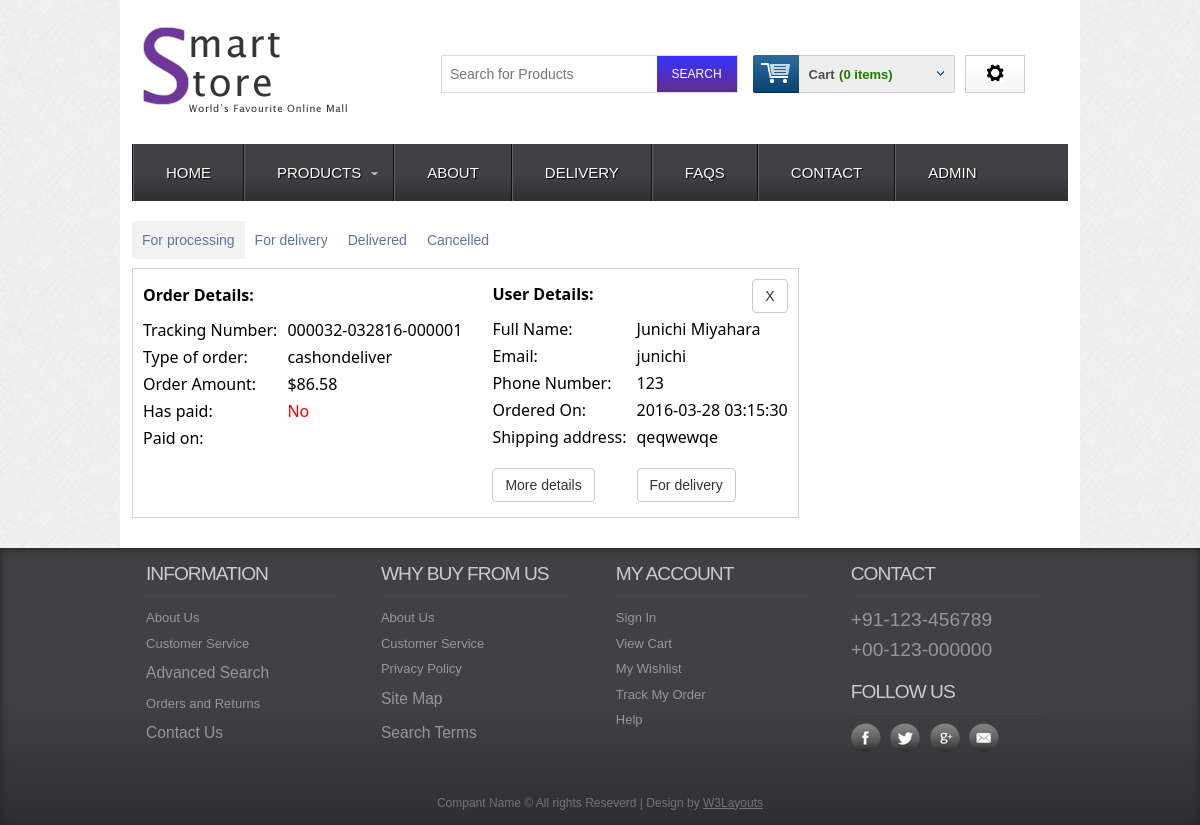
/BASE_URL/admin/admin_orders?order=processing (signed in), run on an earlier commit of the app's database.
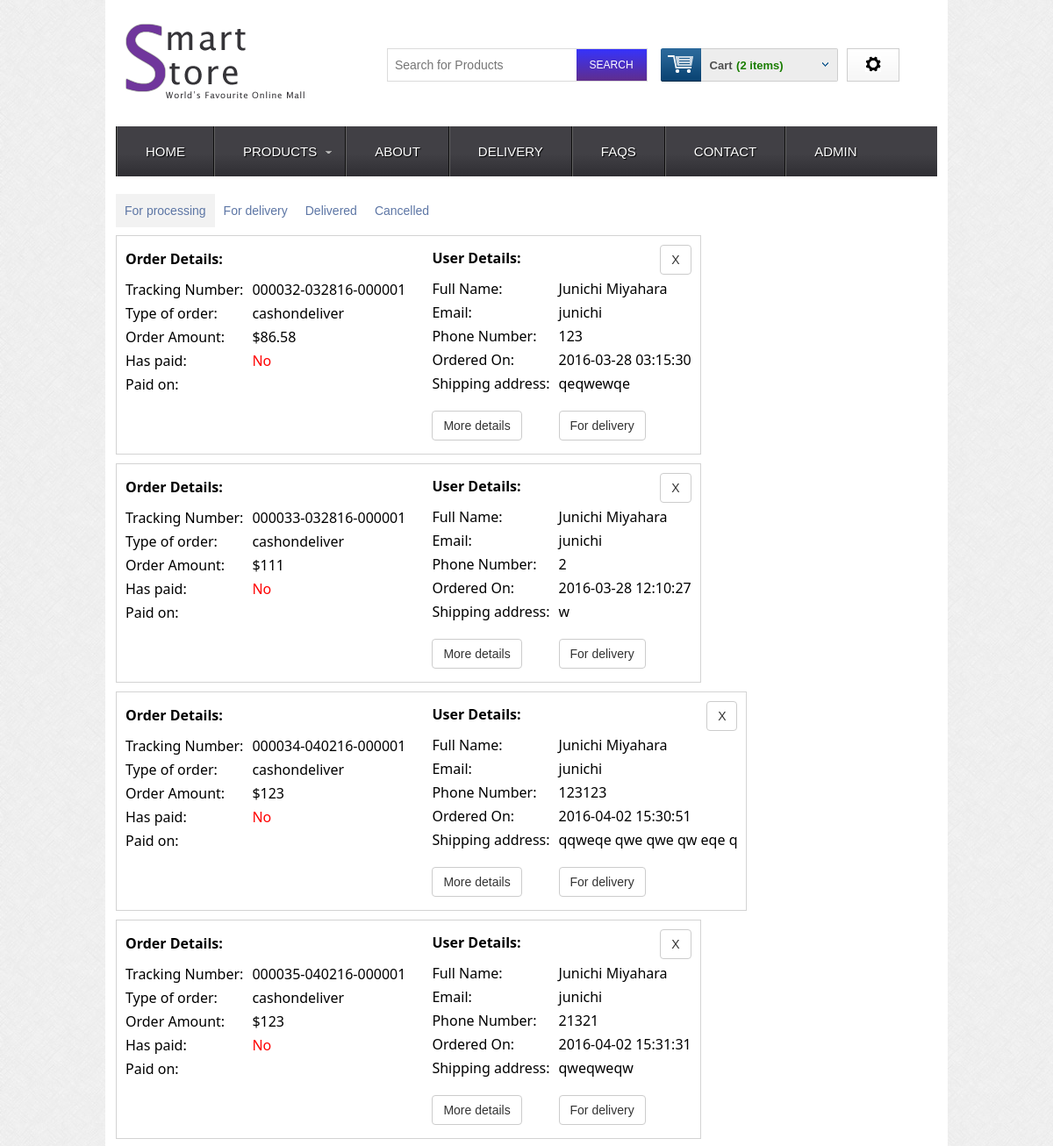
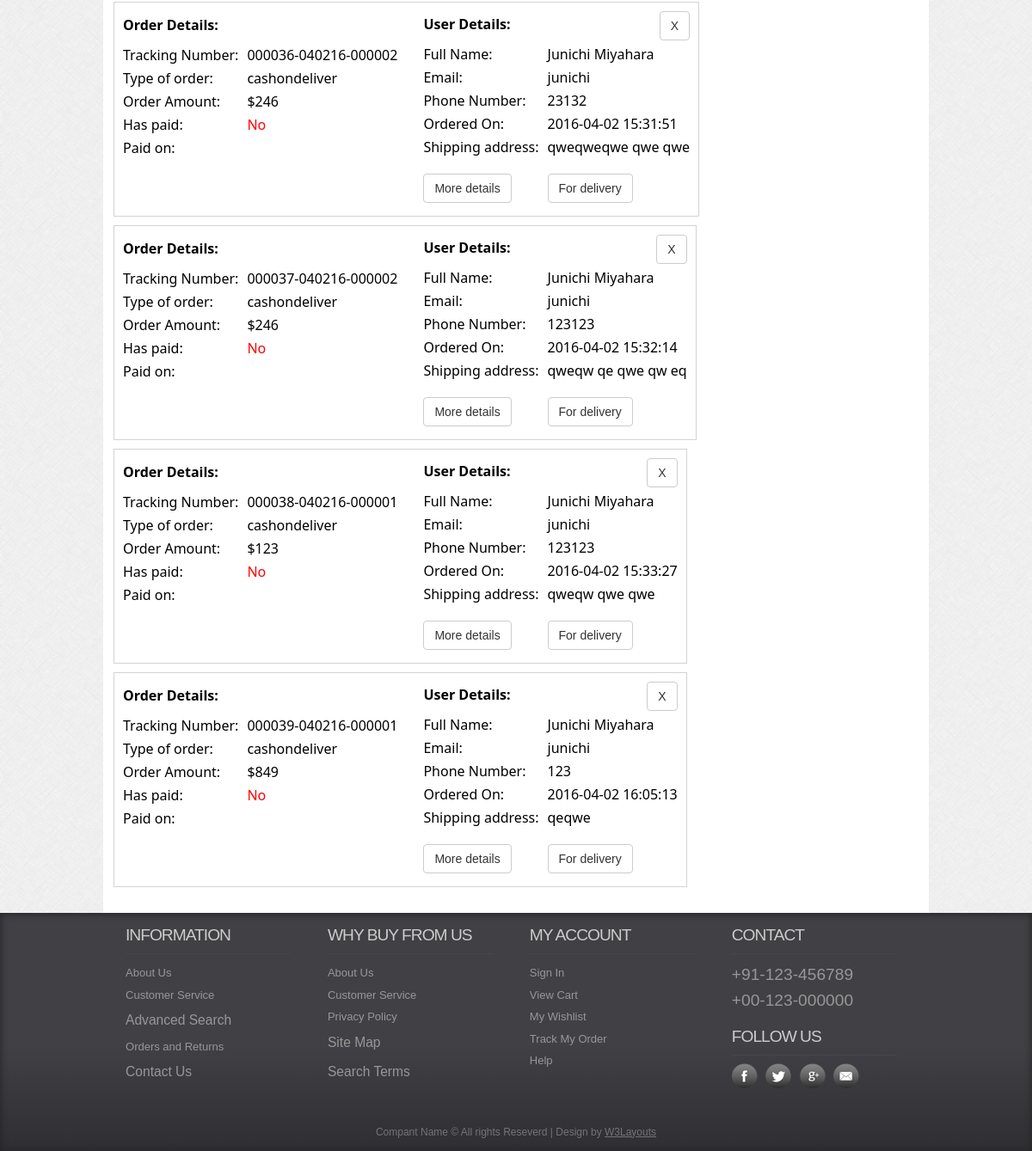
And on a later commit of the database (2 pictures, top to bottom).
### tables this page shows
CREATE TABLE IF NOT EXISTS `orders` (
  `OrderID` int(11) NOT NULL AUTO_INCREMENT,
  `OrderUserID` int(11) DEFAULT NULL,
  `HashID` varchar(100) NOT NULL,
  `OrderUserName` varchar(100) NOT NULL,
  `OrderAmount` float NOT NULL DEFAULT '100000',
  `OrderShipName` varchar(100) NOT NULL,
  `OrderShipAddress` varchar(200) NOT NULL,
  `OrderShipAddress2` varchar(200) NOT NULL,
  `OrderPhone` varchar(20) NOT NULL,
  `OrderShipType` varchar(20) DEFAULT NULL,
  `OrderEmail` varchar(100) NOT NULL,
  `OrderDate` timestamp NOT NULL DEFAULT CURRENT_TIMESTAMP,
  `OrderFinalized` tinyint(4) NOT NULL DEFAULT '0',
  `OrderStatus` varchar(20) NOT NULL DEFAULT 'processing',
  `OrderShipped` tinyint(1) NOT NULL DEFAULT '0',
  `OrderTrackingNumber` varchar(80) DEFAULT NULL,
  `OrderPaid` tinyint(4) NOT NULL DEFAULT '0',
  `OrderPaymentType` varchar(100) DEFAULT NULL,
  `OrderPaymentDate` timestamp NULL DEFAULT NULL,
  PRIMARY KEY (`OrderID`),
  KEY `HashID` (`HashID`),
  KEY `OrderUserID` (`OrderUserID`),
  KEY `OrderStatus` (`OrderStatus`),
  KEY `OrderUserName` (`OrderUserName`)
);

### dbconnect.php (called while the page is built, shortened)
<?php
include_once 'class.user.php';
$user = new USER();
?>

### class.user.php (called while the page is built, shortened)
<?php
class USER
{
   public function is_loggedin()
   {
      if(isset($_SESSION['user_session'])) {
         return true;
      } else {
		  return false;
	  }
   }
}
?>

### admin/admin_orders.php (the view, shortened to what this page needs)
<?php
	require '../dbconnect.php';
	$order = $_GET['order'];
	require '../inc.header.php';
	require '../inc.menu.php';
?>
 </div>
 <div class="main">
    <div class="content">
		<ul class="nav nav-tabs">
		  <li role="presentation" <?php echo $order === 'processing' ? 'class="active"':''; ?>><a href="<?php echo BASE_URL; ?>/admin/admin_orders?order=processing">For processing</a></li>
		  <li role="presentation" <?php echo $order === 'fordelivery' ? 'class="active"':''; ?>><a href="<?php echo BASE_URL; ?>/admin/admin_orders?order=fordelivery">For delivery</a></li>
		  <li role="presentation" <?php echo $order === 'delivered' ? 'class="active"':''; ?>><a href="<?php echo BASE_URL; ?>/admin/admin_orders?order=delivered">Delivered</a></li>
		  <li role="presentation" <?php echo $order === 'cancelled' ? 'class="active"':''; ?>><a href="<?php echo BASE_URL; ?>/admin/admin_orders?order=cancelled">Cancelled</a></li>
		</ul>
		<?php
			switch($order) {
				case 'processing':
					try {
						$stmt = $conn->prepare("SELECT OrderID
													 , OrderAmount
													 , OrderUserName
													 , OrderShipAddress
													 , OrderPhone
													 , OrderEmail
													 , OrderDate
													 , OrderTrackingNumber
													 , OrderPaymentType
													 , OrderPaid
													 , OrderPaymentDate
												FROM orders
												WHERE OrderFinalized=1
												AND OrderStatus='processing'
												");
						if($stmt->execute() && $stmt->rowCount() > 0)
						{
							while($row=$stmt->fetch(PDO::FETCH_ASSOC)) {
								echo '<div class="borders margin-bottom-10 padding-10 float-left font-segoe">
										<table class="table float-left margin-right-30">
											<tr>
												<td><p class="height-30 padding-top-5 font-weight-600">Order Details:</p></td>
												<td class="text-align-right"></td>
											</tr>
											<tr>
												<td><p>Tracking Number:</p></td>
												<td><p>'.$row['OrderTrackingNumber'].'</p></td>
											</tr>
											<tr>
												<td><p>Type of order:</p></td>
												<td><p>'.$row['OrderPaymentType'].'</p></td>
											</tr>
											<tr>
												<td><p>Order Amount:</p></td>
												<td><p>$'.$row['OrderAmount'].'</p></td>
											</tr>
											<tr>
												<td><p>Has paid:</p></td>
												<td>'.(($row['OrderPaid'] == '0') ? '<p class="font-red">No</p>' : '<p class="font-green">Yes</p>'). '</td>
											</tr>
											<tr>
												<td><p>Paid on:</p></td>
												<td><p>'.$row['OrderPaymentDate'].'</p></td>
											</tr>
										</table>
										<table class="table float-left">
											<tr>
												<td><p class="font-weight-600">User Details:</p></td>
												<td class="text-align-right"><input data-orderid="'.$row['OrderID'].'" type="button" class="btn btn-default cancel_order" type="submit" value="X"></td>
											</tr>
											<tr>
												<td><p>Full Name:</p></td>
												<td><p>'.$row['OrderUserName'].'</p></td>
											</tr>
											<tr>
												<td><p>Email:</p></td>
												<td><p>'.$row['OrderEmail'].'</p></td>
											</tr>
											<tr>
												<td><p>Phone Number:</p></td>
												<td><p>'.$row['OrderPhone'].'</p></td>
											</tr>
											<tr>
												<td><p>Ordered On:</p></td>
												<td><p>'.$row['OrderDate'].'</p></td>
											</tr>
											<tr>
												<td class="padding-bottom-20"><p>Shipping address:</p></td>
												<td><p>'.$row['OrderShipAddress'].'</p></td>
											</tr>
											<tr>
												<td><input data-orderid="'.$row['OrderID'].'" class="btn btn-default order_details" type="submit" value="More details"></td>
												<td>
													<form action="'.BASE_URL.'/admin/admin_orders?order=processing" method="POST">
														<input type="hidden" name="orderid" value="'.$row['OrderID'].'">
														<input class="btn btn-default" type="submit" value="For delivery">
													</form>
												</td>
											</tr>
										</table>
									</div>
									';
							}
						}
					} catch(PDOException $e) {
						$errmessage = 'An error has occurred. Please try again.';
					}finally {
						$stmt=null;
					}
					break;
			}
		?>
    </div>
 </div>
</div>
<?php include '../inc.footer.php'; ?>

### inc.header.php (shortened to what this page needs)
<!DOCTYPE HTML>
<head>
<link href="<?php echo BASE_URL; ?>/css/mystyle.css" rel="stylesheet" type="text/css" media="all"/>
<link href="<?php echo BASE_URL; ?>/css/style.css" rel="stylesheet" type="text/css" media="all"/>
<link href="<?php echo BASE_URL; ?>/css/menu.css" rel="stylesheet" type="text/css" media="all"/>
<link href='<?php echo BASE_URL; ?>/css/monda.css' rel='stylesheet' type='text/css'>
<link href='<?php echo BASE_URL; ?>/css/doppio_one.css' rel='stylesheet' type='text/css'>
</head>

### inc.menu.php (shortened to what this page needs)
<body>
  <div class="wrap">
	<div class="header">
		<div class="header_top">
			<div class="logo">
				<a href="<?php echo BASE_URL; ?>/home"><img src="<?php echo BASE_URL; ?>/images/logo.png" alt="" /></a>
			</div>
			  <div class="header_top_right">
			    <div class="search_box">
				    <form action="<?php echo BASE_URL; ?>/catalog" method="get">
				    	<input type="text" name="search" value="<?php if(isset($_GET['search'])) { echo $_GET['search']; } ?>" placeholder="Search for Products">
						<input type="submit" value="SEARCH">
				    </form>
			    </div>
				<div class="shopping_cart" onclick="window.location.href='<?php echo BASE_URL; ?>/cart'">
					<div class="cart">
						<a href="javascript:void(0)" title="View my shopping cart" rel="nofollow">
							<strong class="opencart"> </strong>
							<span class="cart_title">Cart</span>
							<?php
								if(isset($_SESSION['cart'])) {
									$count = 0;
									foreach($_SESSION['cart'] as $value) {
										$count += $value['quantity'];
									}
									echo '<span id="product_count" class="has_product">('.$count.' items)</span>';
								}
								else {
									echo '<span id="product_count" class="no_product">(0 items)</span>';
								}
							?>
						</a>
					</div>
				 </div>
					<?php
					if($user->is_loggedin()) {
						echo '<div class="setting">
								<span><a><img src="'.BASE_URL.'/images/setting.png" alt="" title="settings"/></a></span>
								<div id="myDropdown" class="dropdown-content">
									<a href="'.BASE_URL.'/customer/accountinfo">My Account</a>
									<a href="'.BASE_URL.'/customer/orders">My orders</a>
									<a href="'.BASE_URL.'/logout">Log out</a>
								</div>
							 </div>';
					} else {
					   echo '<div class="login">
							  <span><a href="login"><img src="images/login.png" alt="" title="login"/></a></span>
							 </div>';
					}
					?>
	 </div>
 </div>
	<div class="menu">
	  <ul id="dc_mega-menu-orange" class="dc_mm-orange">
		 <li><a href="<?php echo BASE_URL; ?>/home">Home</a></li>
    <li><a href="<?php echo BASE_URL; ?>/home">Products</a>
  </li>
  <li><a href="<?php echo BASE_URL; ?>/about">About</a></li>
   <li><a href="<?php echo BASE_URL; ?>/delivery">Delivery</a></li>
  <li><a href="<?php echo BASE_URL; ?>/faq">FAQS</a></li>
  <li><a href="<?php echo BASE_URL; ?>/contact">Contact</a> </li>
  <?php
  	if( isset($_SESSION['type']) && !empty($_SESSION['type']) && $_SESSION['type'] === '2') {
		echo '<li><a href="'.BASE_URL.'/admin/admin">Admin</a> </li>';
	}
  ?>
</ul>
</div>

### inc.footer.php (shortened to what this page needs)
  <div class="footer">
   	  <div class="wrapper">
	     <div class="section group">
				<div class="col_1_of_4 span_1_of_4">
						<h4>Information</h4>
						<ul>
						<li><a href="#">About Us</a></li>
						<li><a href="#">Customer Service</a></li>
						<li><a href="#"><span>Advanced Search</span></a></li>
						<li><a href="#">Orders and Returns</a></li>
						<li><a href="#"><span>Contact Us</span></a></li>
						</ul>
					</div>
				<div class="col_1_of_4 span_1_of_4">
					<h4>Why buy from us</h4>
						<ul>
						<li><a href="about.html">About Us</a></li>
						<li><a href="faq.html">Customer Service</a></li>
						<li><a href="#">Privacy Policy</a></li>
						<li><a href="contact.html"><span>Site Map</span></a></li>
						<li><a href="preview-2.html"><span>Search Terms</span></a></li>
						</ul>
				</div>
				<div class="col_1_of_4 span_1_of_4">
					<h4>My account</h4>
						<ul>
							<li><a href="contact.html">Sign In</a></li>
							<li><a href="index.html">View Cart</a></li>
							<li><a href="#">My Wishlist</a></li>
							<li><a href="#">Track My Order</a></li>
							<li><a href="faq.html">Help</a></li>
						</ul>
				</div>
				<div class="col_1_of_4 span_1_of_4">
					<h4>Contact</h4>
						<ul>
							<li><span>+91-123-456789</span></li>
							<li><span>+00-123-000000</span></li>
						</ul>
						<div class="social-icons">
							<h4>Follow Us</h4>
					   		  <ul>
							      <li class="facebook"><a href="#" target="_blank"> </a></li>
							      <li class="twitter"><a href="#" target="_blank"> </a></li>
							      <li class="googleplus"><a href="#" target="_blank"> </a></li>
							      <li class="contact"><a href="#" target="_blank"> </a></li>
						     </ul>
   	 					</div>
				</div>
			</div>
			<div class="copy_right">
				<p>Compant Name © All rights Reseverd | Design by  <a href="http://w3layouts.com">W3Layouts</a> </p>
		   </div>
     </div>
    </div>
    <link href="<?php echo BASE_URL; ?>/css/flexslider.css" rel='stylesheet' type='text/css' />
</body>
</html>

### css/mystyle.css (style rules this page uses)
.height-30 { height:30px; }
.text-align-right { text-align:right !important; }
.font-red { color:red; }
.font-weight-600 { font-weight:600; }
.font-segoe td { font-family: 'Segoe UI', sans-serif !important; }
.padding-bottom-20 { padding-bottom:20px !important; }
.padding-top-5 { padding-top:5px !important; }
.padding-10 { padding:10px; }
.float-left { float:left; }
.margin-bottom-10 { margin-bottom:10px; }
.margin-right-30 { margin-right:30px; }
.table td { padding-bottom:5px; max-width:350px; }
.table td + td { padding-left:10px; }
.btn { display: inline-block; padding: 6px 12px; margin-bottom: 0; font-size: 14px; font-weight: 400; line-height: 1.42857143; text-align: center; white-space: nowrap; vertical-align: middle; -ms-touch-action: manipulation; touch-action: manipulation; cursor: pointer; -webkit-user-select: none; -moz-user-select: none; -ms-user-select: none; user-select: none; background-image: none; border: 1px solid transparent; border-radius: 4px; }
.btn-default { color: #333; background-color: #fff; border-color: #ccc; }
.nav { padding-left: 0; margin-bottom: 0; list-style: none; }
.nav>li { position: relative; display: block; }
.nav-tabs>li { float: left; margin-bottom: -1px; padding:10px; }
.nav-tabs>li a { color:#5D76A5; font-size:14px; }
.nav-tabs .active { background-color:#F2F2F2; }
.setting { float:left;cursor:pointer;position:relative;margin-left:10px;width:60px;height: 38px;display: block;border: 1px solid #CECECE;text-align: center;-webkit-box-sizing: border-box;-moz-box-sizing: border-box;box-sizing: border-box;background: url(../images/gradient_light-1.png) 0 0 repeat-x; }
.setting span { position:absolute; margin-top: 8px; margin-left: -9px; }
.borders { border:1px solid #d3d3d3; }

### css/menu.css (style rules this page uses)
ul.dc_mm-orange,ul.dc_mm-orange li { border:none; list-style:none; }
ul.dc_mm-orange { background: #414045; background: -moz-linear-gradient(top, #414045 55%, #2f2e33 100%); background: -webkit-gradient(linear, left top, left bottom, color-stop(55%,#414045), color-stop(100%,#2f2e33)); background: -webkit-linear-gradient(top, #414045 55%,#2f2e33 100%); background: -o-linear-gradient(top, #414045 55%,#2f2e33 100%); background: -ms-linear-gradient(top, #414045 55%,#2f2e33 100%); background: linear-gradient(to bottom, #414045 55%,#2f2e33 100%); filter: progid:DXImageTransform.Microsoft.gradient( startColorstr='#414045', endColorstr='#2f2e33',GradientType=0 ); font:normal 13px Arial,sans-serif; padding:0; position:relative; width:100%; }
ul.dc_mm-orange li { float:left; margin:0; padding:0; }
ul.dc_mm-orange li a { color:#fff; display:block; float:left; font-size:15px; padding:20px 32px; text-decoration:none; text-shadow:1px 1px 1px #000; text-transform:uppercase; font-family:'Doppio One', sans-serif; border-left:2px groove #636363; }
ul.dc_mm-orange li a.dc-mega { position:relative; }

What changed in the data, as far as the page shows it:
added orders: OrderTrackingNumber "000033-032816-000001", OrderPaymentType "cashondeliver", OrderAmount "111", OrderPaid "No", OrderUserName "Junichi Miyahara", OrderEmail "junichi", OrderPhone "2", OrderDate "2016-03-28 12:10:27", OrderShipAddress "w"
added orders: OrderTrackingNumber "000034-040216-000001", OrderPaymentType "cashondeliver", OrderAmount "123", OrderPaid "No", OrderUserName "Junichi Miyahara", OrderEmail "junichi", OrderPhone "123123", OrderDate "2016-04-02 15:30:51", OrderShipAddress "qqweqe qwe qwe qw eqe q"
added orders: OrderTrackingNumber "000035-040216-000001", OrderPaymentType "cashondeliver", OrderAmount "123", OrderPaid "No", OrderUserName "Junichi Miyahara", OrderEmail "junichi", OrderPhone "21321", OrderDate "2016-04-02 15:31:31", OrderShipAddress "qweqweqw"
added orders: OrderTrackingNumber "000036-040216-000002", OrderPaymentType "cashondeliver", OrderAmount "246", OrderPaid "No", OrderUserName "Junichi Miyahara", OrderEmail "junichi", OrderPhone "23132", OrderDate "2016-04-02 15:31:51", OrderShipAddress "qweqweqwe qwe qwe"
added orders: OrderTrackingNumber "000037-040216-000002", OrderPaymentType "cashondeliver", OrderAmount "246", OrderPaid "No", OrderUserName "Junichi Miyahara", OrderEmail "junichi", OrderPhone "123123", OrderDate "2016-04-02 15:32:14", OrderShipAddress "qweqw qe qwe qw eq"
added orders: OrderTrackingNumber "000038-040216-000001", OrderPaymentType "cashondeliver", OrderAmount "123", OrderPaid "No", OrderUserName "Junichi Miyahara", OrderEmail "junichi", OrderPhone "123123", OrderDate "2016-04-02 15:33:27", OrderShipAddress "qweqw qwe qwe"
added orders: OrderTrackingNumber "000039-040216-000001", OrderPaymentType "cashondeliver", OrderAmount "849", OrderPaid "No", OrderUserName "Junichi Miyahara", OrderEmail "junichi", OrderPhone "123", OrderDate "2016-04-02 16:05:13", OrderShipAddress "qeqwe"
Also different on the page:
$count: "0" → "2"
